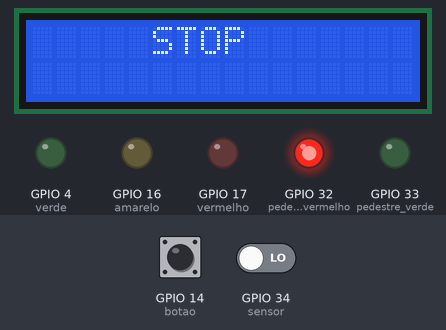
The sketch below on a simulated ESP32. Shown: 16×2 character LCD, output pins drawn as LEDs (lit = HIGH). Inputs (shaded band) come from the test bench; at power-on: GPIO 34 (sensor) LOW, GPIO 14 (botao) LOW.

Above: at 1.2 s.
1.3 s: GPIO 34 (sensor) driven HIGH
At 2.5 s:
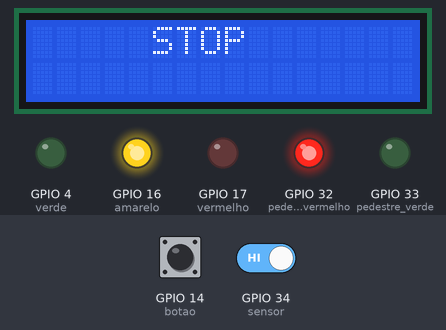
At 6.2 s:
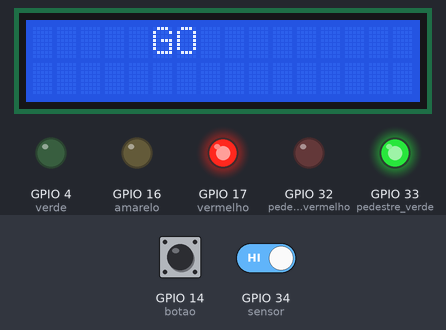
9.5 s: GPIO 14 (botao) pulled HIGH for 1 s
At 11.5 s:
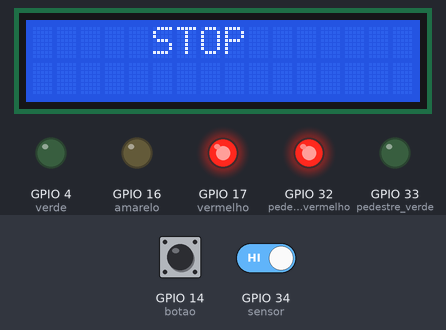
Timing chart, 0 to 21.5 s (numbered marks = the images above; inputs shaded):
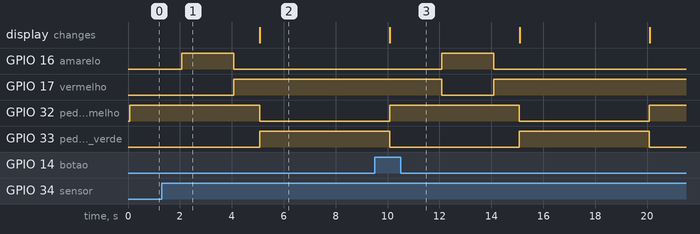

The sketch:

Semaforo_Inteligente.ino
```cpp
//AUTOR: RAFAEL DANTAS
// PROJETO: SEMÁFORO COM ACIONAMENTO PARA PEDESTRES


#include<LiquidCrystal_I2C.h>
#include<Wire.h>

  short int vermelho = 17, amarelo = 16, verde = 4;
  short int pedestre_verde = 33, pedestre_vermelho = 32;
  short int botao = 14, sensor = 34;
 short int flag = 0;
  short int estadoBotao = 0, estadoSensor = 0;

LiquidCrystal_I2C lcd(0x27, 16, 2);

void setup() {
  Serial.begin(115200);
  pinMode(vermelho, OUTPUT);
  pinMode(amarelo, OUTPUT);
  pinMode(verde, OUTPUT);
  pinMode(pedestre_verde, OUTPUT);
  pinMode(pedestre_vermelho, OUTPUT);
  pinMode(botao, INPUT);
  pinMode(sensor, INPUT);

  lcd.init();       // inicia o LCD
  lcd.backlight();  // Liga a luz de fundo
}

void loop() {

  estadoBotao = digitalRead(botao);  // lê o botão
  estadoSensor = digitalRead(sensor); //lê o sensor de movimento

  if(flag == 0){

      // acende o vermelho para pedestres
    digitalWrite(pedestre_vermelho, HIGH);
    digitalWrite(pedestre_verde, LOW);
      lcd.clear();
      lcd.setCursor(5, 0);  // Coluna 0, linha 0
      lcd.print("STOP");
    delay(2000);

      // acende o verde para carros
    digitalWrite(vermelho, LOW);
    digitalWrite(verde, HIGH);
      flag = 1;
  }

  if(((estadoBotao == HIGH) || (estadoSensor == HIGH)) && (flag = 1)) {
      //Botão acionado    OU   Detecção de movimento no sensor

      // acende o amarelo para carros
    digitalWrite(verde, LOW);
    digitalWrite(amarelo, HIGH);
      delay(2000);

      // acende o vermelho para carros
    digitalWrite(amarelo, LOW);
    digitalWrite(verde, LOW);
    digitalWrite(vermelho, HIGH);
      delay(1000);

      // acende o verde para pedestres
    digitalWrite(pedestre_vermelho, LOW);
    digitalWrite(pedestre_verde, HIGH);
      lcd.clear();
      lcd.setCursor(5, 0);
      lcd.print("GO");
      delay(5000);

      flag = 0;
    }

}
```

Measured:
- after the input at 1.3 s, GPIO 4 (verde): stays LOW (without the input it goes to HIGH after 0.77 s); GPIO 16 (amarelo): LOW → HIGH after 0.77 s, → LOW 2.0 s later; GPIO 17 (vermelho): LOW → HIGH after 2.8 s; GPIO 32 (pedestre_vermelho): HIGH → LOW after 3.8 s; GPIO 33 (pedestre_verde): LOW → HIGH after 3.8 s
